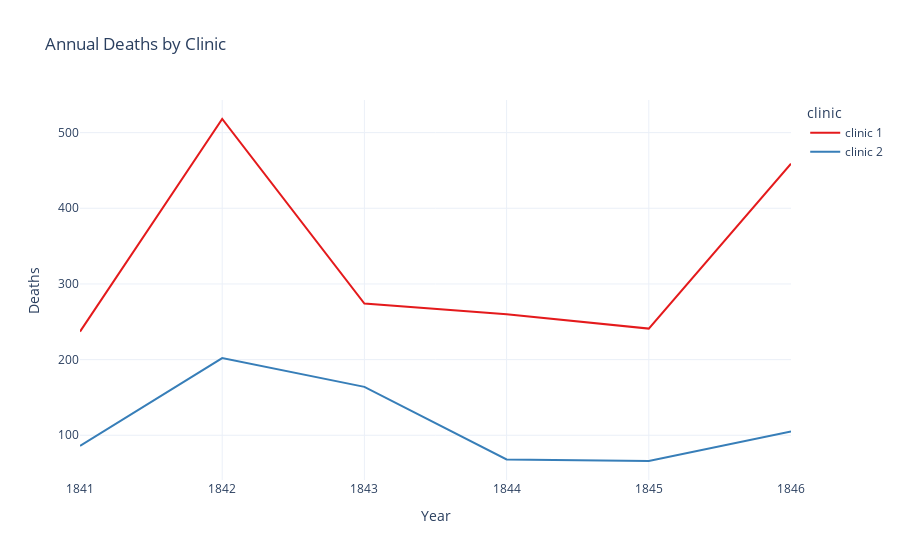

Write notebook code for a chart like this one.
### Markdown cell above
# The Yearly Data Split by Clinic

Now let's look at the annual data instead. 

**Challenge**: Use plotly to create line charts of the births and deaths of the two different clinics at the Vienna General Hospital. 
* Which clinic is bigger or more busy judging by the number of births?
* Has the hospital had more patients over time? 
* What was the highest number of deaths recorded in clinic 1 and clinic 2?

### Code cell
px.line(df_yearly, x='year', y='deaths',
       title='Annual Deaths by Clinic',
       labels={'year': 'Year', 'deaths': 'Deaths'},
       color='clinic',
       color_discrete_sequence=px.colors.qualitative.Set1,
       template='plotly_white'
      )

### Figure 1 — Plotly figure (JSON) as saved in the notebook; plotly's stock layout.template omitted (floating-point values rounded to 4 significant figures)
{"data": [{"hovertemplate": "clinic=clinic 1<br>Year=%{x}<br>Deaths=%{y}<extra></extra>", "legendgroup": "clinic 1", "line": {"color": "rgb(228,26,28)", "dash": "solid"}, "marker": {"symbol": "circle"}, "mode": "lines", "name": "clinic 1", "orientation": "v", "showlegend": true, "type": "scatter", "x": [1841, 1842, 1843, 1844, 1845, 1846], "xaxis": "x", "y": [237, 518, 274, 260, 241, 459], "yaxis": "y"}, {"hovertemplate": "clinic=clinic 2<br>Year=%{x}<br>Deaths=%{y}<extra></extra>", "legendgroup": "clinic 2", "line": {"color": "rgb(55,126,184)", "dash": "solid"}, "marker": {"symbol": "circle"}, "mode": "lines", "name": "clinic 2", "orientation": "v", "showlegend": true, "type": "scatter", "x": [1841, 1842, 1843, 1844, 1845, 1846], "xaxis": "x", "y": [86, 202, 164, 68, 66, 105], "yaxis": "y"}], "layout": {"legend": {"title": {"text": "clinic"}, "tracegroupgap": 0}, "title": {"text": "Annual Deaths by Clinic"}, "xaxis": {"anchor": "y", "domain": [0, 1], "title": {"text": "Year"}}, "yaxis": {"anchor": "x", "domain": [0, 1], "title": {"text": "Deaths"}}}}
